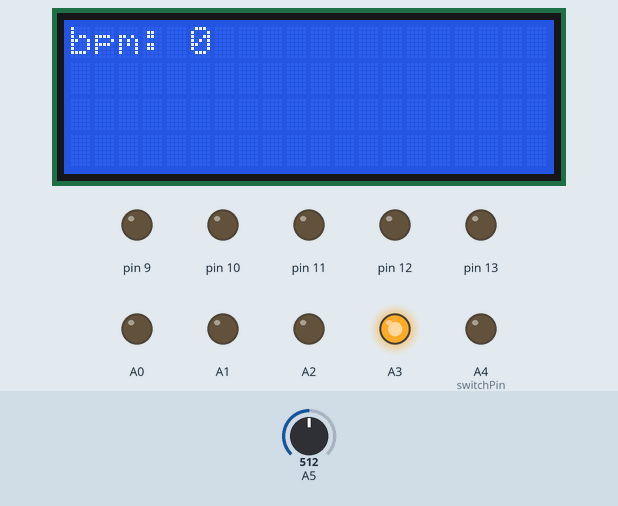
A sketch run on a simulated Arduino Uno, built with avr-gcc and run on an emulated ATmega328P. Shown: 20×4 character LCD, output pins drawn as LEDs (lit = HIGH). Dashed ring = blinking. Inputs (shaded band) come from the test bench; at power-on: A5 = 512. What the sketch prints to the serial monitor is not drawn.

Above: at 0.71 s.
1.3 s: A5 set to 21
At 2.2 s:
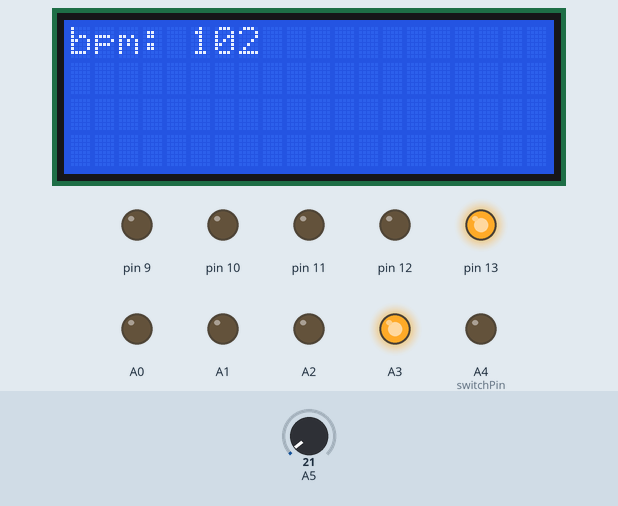
6.1 s: A5 set to 306
At 10.68 s:
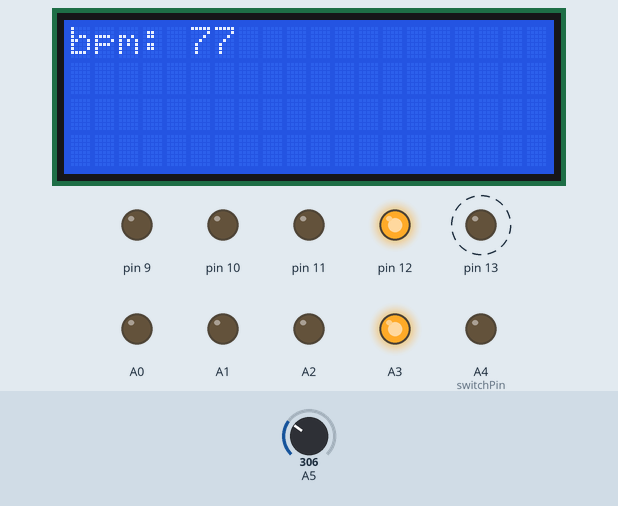
10.9 s: A5 set to 900
At 11.57 s:
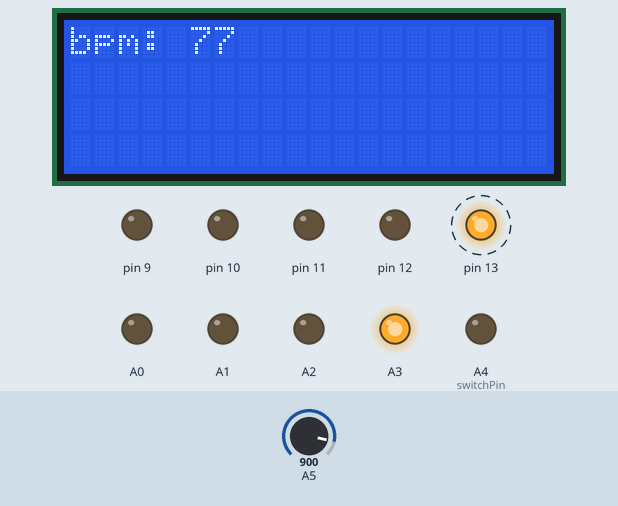
Timing chart, 0 to 19.7 s (numbered marks = the images above; inputs shaded):
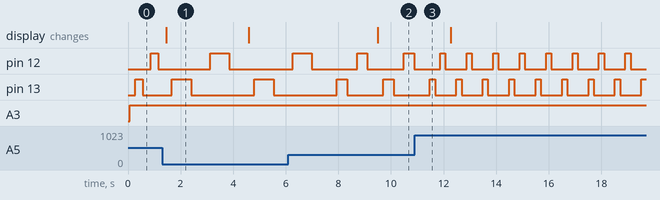

The sketch:

hazar_unal_proje.ino
```cpp
#include<LiquidCrystal.h>
LiquidCrystal lcd(8,7,6,5,4,2);

int switchPin =A4;
int val = 0;
int counter = 0;
int currentState = 0;
int previousState = 0;
int bpm;
void setup() {
  lcd.begin(20,4);
pinMode(switchPin, OUTPUT);
Serial.begin(9600);
pinMode(13,OUTPUT);
pinMode(12,OUTPUT);
pinMode(11,OUTPUT);
pinMode(10,OUTPUT);
pinMode(9,OUTPUT);
pinMode(A0,OUTPUT);
pinMode(A1,OUTPUT);
pinMode(A2,OUTPUT);
pinMode(A3,OUTPUT);

}

void loop() {
  digitalWrite(A3,HIGH);
  lcd.clear();
  lcd.print("bpm: ");
  lcd.print(bpm);

  delay(100);
int a=8;
val = digitalRead(switchPin);

if (val){
counter += 1;
}

delay(10);
Serial.println(counter);
delay(100);
int sensorValue=analogRead(A5);
if (sensorValue<=2*a){bpm=40;}
else if (sensorValue>2*a && sensorValue<=3*a){bpm=41;}
else if (sensorValue>3*a && sensorValue<=4*a){bpm=42;}
else if (sensorValue>4*a && sensorValue<=5*a){bpm=43;}
else if (sensorValue>5*a && sensorValue<=6*a){bpm=44;}
else if (sensorValue>6*a && sensorValue<=7*a){bpm=45;}
else if (sensorValue>7*a && sensorValue<=8*a){bpm=46;}
else if (sensorValue>8*a && sensorValue<=9*a){bpm=47;}
else if (sensorValue>9*a && sensorValue<=10*a){bpm=48;}
else if (sensorValue>10*a && sensorValue<11*a){bpm=49;}
else if (sensorValue>11*a && sensorValue<=12*a){bpm=50;}
else if (sensorValue>12*a && sensorValue<=13*a){bpm=51;}
else if (sensorValue>13*a && sensorValue<=14*a){bpm=52;}
else if (sensorValue>14*a && sensorValue<=15*a){bpm=53;}
else if (sensorValue>15*a && sensorValue<=16*a){bpm=54;}
else if (sensorValue>16*a && sensorValue<=17*a){bpm=55;}
else if (sensorValue>17*a && sensorValue<=18*a){bpm=56;}
else if (sensorValue>18*a && sensorValue<=19*a){bpm=57;}
else if (sensorValue>19*a && sensorValue<=20*a){bpm=58;}
else if (sensorValue>20*a && sensorValue<=21*a){bpm=59;}
else if (sensorValue>21*a && sensorValue<=22*a){bpm=60;}
else if (sensorValue>22*a && sensorValue<=23*a){bpm=61;}
else if (sensorValue>23*a && sensorValue<=24*a){bpm=62;}
else if (sensorValue>24*a && sensorValue<=25*a){bpm=63;}
else if (sensorValue>25*a && sensorValue<=26*a){bpm=64;}
else if (sensorValue>26*a && sensorValue<=27*a){bpm=65;}
else if (sensorValue>27*a && sensorValue<=28*a){bpm=66;}
else if (sensorValue>28*a && sensorValue<=29*a){bpm=67;}
else if (sensorValue>29*a && sensorValue<=30*a){bpm=68;}
else if (sensorValue>30*a && sensorValue<=31*a){bpm=69;}
else if (sensorValue>31*a && sensorValue<=32*a){bpm=70;}
else if (sensorValue>32*a && sensorValue<=33*a){bpm=71;}
else if (sensorValue>33*a && sensorValue<=34*a){bpm=72;}
else if (sensorValue>34*a && sensorValue<=35*a){bpm=73;}
else if (sensorValue>35*a && sensorValue<=36*a){bpm=74;}
else if (sensorValue>36*a && sensorValue<=37*a){bpm=75;}
else if (sensorValue>37*a && sensorValue<=38*a){bpm=76;}
else if (sensorValue>38*a && sensorValue<=39*a){bpm=77;}
else if (sensorValue>39*a && sensorValue<=40*a){bpm=78;}
else if (sensorValue>40*a && sensorValue<=41*a){bpm=79;}
else if (sensorValue>41*a && sensorValue<=42*a){bpm=80;}
else if (sensorValue>42*a && sensorValue<=43*a){bpm=81;}
else if (sensorValue>43*a && sensorValue<=44*a){bpm=82;}
else if (sensorValue>44*a && sensorValue<=45*a){bpm=83;}
else if (sensorValue>45*a && sensorValue<=46*a){bpm=84;}
else if (sensorValue>46*a && sensorValue<=47*a){bpm=85;}
else if (sensorValue>47*a && sensorValue<=48*a){bpm=86;}
else if (sensorValue>48*a && sensorValue<=49*a){bpm=87;}
else if (sensorValue>49*a && sensorValue<=50*a){bpm=88;}
else if (sensorValue>50*a && sensorValue<=51*a){bpm=89;}
else if (sensorValue>51*a && sensorValue<=52*a){bpm=90;}
else if (sensorValue>52*a && sensorValue<=53*a){bpm=91;}
else if (sensorValue>53*a && sensorValue<=54*a){bpm=92;}
else if (sensorValue>54*a && sensorValue<=55*a){bpm=93;}
else if (sensorValue>55*a && sensorValue<=56*a){bpm=94;}
else if (sensorValue>56*a && sensorValue<=57*a){bpm=95;}
else if (sensorValue>57*a && sensorValue<=58*a){bpm=96;}
else if (sensorValue>58*a && sensorValue<=59*a){bpm=97;}
else if (sensorValue>59*a && sensorValue<=60*a){bpm=98;}
else if (sensorValue>60*a && sensorValue<=61*a){bpm=99;}
else if (sensorValue>61*a && sensorValue<=62*a){bpm=100;}
else if (sensorValue>62*a && sensorValue<=63*a){bpm=101;}
else if (sensorValue>63*a && sensorValue<=64*a){bpm=102;}
else if (sensorValue>64*a && sensorValue<=65*a){bpm=103;}
else if (sensorValue>65*a && sensorValue<=66*a){bpm=104;}
else if (sensorValue>66*a && sensorValue<=67*a){bpm=105;}
else if (sensorValue>67*a && sensorValue<=68*a){bpm=106;}
else if (sensorValue>68*a && sensorValue<=69*a){bpm=107;}
else if (sensorValue>69*a && sensorValue<=70*a){bpm=108;}
else if (sensorValue>70*a && sensorValue<=71*a){bpm=109;}
else if (sensorValue>71*a && sensorValue<=72*a){bpm=110;}
else if (sensorValue>72*a && sensorValue<=73*a){bpm=111;}
else if (sensorValue>73*a && sensorValue<=74*a){bpm=112;}
else if (sensorValue>74*a && sensorValue<=75*a){bpm=113;}
else if (sensorValue>75*a && sensorValue<=76*a){bpm=114;}
else if (sensorValue>76*a && sensorValue<=77*a){bpm=115;}
else if (sensorValue>77*a && sensorValue<=78*a){bpm=116;}
else if (sensorValue>78*a && sensorValue<=79*a){bpm=117;}
else if (sensorValue>79*a && sensorValue<=80*a){bpm=118;}
else if (sensorValue>80*a && sensorValue<=81*a){bpm=119;}
else if (sensorValue>81*a && sensorValue<=82*a){bpm=120;}
else if (sensorValue>82*a && sensorValue<=83*a){bpm=121;}
else if (sensorValue>83*a && sensorValue<=84*a){bpm=122;}
else if (sensorValue>84*a && sensorValue<=85*a){bpm=123;}
else if (sensorValue>85*a && sensorValue<=86*a){bpm=124;}
else if (sensorValue>86*a && sensorValue<=87*a){bpm=125;}
else if (sensorValue>87*a && sensorValue<=88*a){bpm=126;}
else if (sensorValue>88*a && sensorValue<=89*a){bpm=127;}
else if (sensorValue>90*a && sensorValue<=91*a){bpm=128;}
else if (sensorValue>91*a && sensorValue<=92*a){bpm=129;}
else if (sensorValue>92*a && sensorValue<=93*a){bpm=130;}
else if (sensorValue>93*a && sensorValue<=94*a){bpm=131;}
else if (sensorValue>94*a && sensorValue<=95*a){bpm=132;}
else if (sensorValue>95*a && sensorValue<=96*a){bpm=133;}
else if (sensorValue>96*a && sensorValue<=97*a){bpm=134;}
else if (sensorValue>97*a && sensorValue<=98*a){bpm=135;}
else if (sensorValue>98*a && sensorValue<=99*a){bpm=137;}
else if (sensorValue>99*a && sensorValue<=100*a){bpm=138;}
else if (sensorValue>100*a && sensorValue<=101*a){bpm=139;}
else if (sensorValue>101*a && sensorValue<=102*a){bpm=140;}
else if (sensorValue>102*a && sensorValue<=103*a){bpm=141;}
else if (sensorValue>103*a && sensorValue<=104*a){bpm=142;}
else if (sensorValue>104*a && sensorValue<=105*a){bpm=143;}
else if (sensorValue>105*a && sensorValue<=106*a){bpm=144;}
else if (sensorValue>106*a && sensorValue<=107*a){bpm=145;}
else if (sensorValue>107*a && sensorValue<=108*a){bpm=146;}
else if (sensorValue>108*a && sensorValue<=109*a){bpm=147;}
else if (sensorValue>109*a && sensorValue<=110*a){bpm=148;}
else if (sensorValue>110*a && sensorValue<=111*a){bpm=149;}
else if (sensorValue>111*a && sensorValue<=112*a){bpm=150;}
else if (sensorValue>112*a && sensorValue<=113*a){bpm=151;}
else if (sensorValue>113*a && sensorValue<=114*a){bpm=152;}
else if (sensorValue>114*a && sensorValue<=115*a){bpm=153;}
else if (sensorValue>115*a && sensorValue<=116*a){bpm=154;}
else if (sensorValue>116*a && sensorValue<=117*a){bpm=155;}
else if (sensorValue>117*a && sensorValue<=118*a){bpm=156;}
else if (sensorValue>118*a && sensorValue<=119*a){bpm=157;}
else if (sensorValue>119*a && sensorValue<=120*a){bpm=158;}
else if (sensorValue>120*a && sensorValue<=121*a){bpm=159;}
else if (sensorValue>121*a && sensorValue<=122*a){bpm=160;}
else if (sensorValue>122*a && sensorValue<=123*a){bpm=161;}
else if (sensorValue>123*a && sensorValue<=124*a){bpm=162;}
else if (sensorValue>124*a && sensorValue<=125*a){bpm=163;}
else if (sensorValue>125*a && sensorValue<=126*a){bpm=164;}
else if (sensorValue>126*a && sensorValue<=127*a){bpm=165;}
else if (sensorValue>127*a && sensorValue<=128*a){bpm=166;}
counter=counter%7;
//digitalWrite(13,HIGH);delay(sensorValue/60);digitalWrite(13,LOW);delay(sensorValue/60);
//digitalWrite(12,HIGH);delay(sensorValue/60);digitalWrite(12,LOW);delay(sensorValue/60);
//digitalWrite(11,HIGH);delay(sensorValue/60);digitalWrite(11,LOW);delay(sensorValue/60);
//digitalWrite(10,HIGH);delay(sensorValue/60);digitalWrite(10,LOW);delay(sensorValue/60);
//digitalWrite(9,HIGH);delay(sensorValue/60);digitalWrite(9,LOW);delay(sensorValue/60);
//digitalWrite(A0,HIGH);delay(sensorValue/60);digitalWrite(A0,LOW);delay(sensorValue/60);
//digitalWrite(A1,HIGH);delay(sensorValue/60);digitalWrite(A1,LOW);delay(sensorValue/60);
//digitalWrite(A2,HIGH);delay(sensorValue/60);digitalWrite(A2,LOW);delay(sensorValue/60);
if(counter==0){
digitalWrite(13,HIGH);delay(30000/bpm);digitalWrite(13,LOW);delay(30000/bpm);
digitalWrite(12,HIGH);delay(30000/bpm);digitalWrite(12,LOW);delay(30000/bpm);
}
else if(counter==1){
digitalWrite(13,HIGH);delay(30000/bpm);digitalWrite(13,LOW);delay(30000/bpm);
digitalWrite(12,HIGH);delay(30000/bpm);digitalWrite(12,LOW);delay(30000/bpm);
digitalWrite(11,HIGH);delay(30000/bpm);digitalWrite(11,LOW);delay(30000/bpm);
}
else if(counter==2){
digitalWrite(13,HIGH);delay(30000/bpm);digitalWrite(13,LOW);delay(30000/bpm);
digitalWrite(12,HIGH);delay(30000/bpm);digitalWrite(12,LOW);delay(30000/bpm);
digitalWrite(11,HIGH);delay(30000/bpm);digitalWrite(11,LOW);delay(30000/bpm);
digitalWrite(10,HIGH);delay(30000/bpm);digitalWrite(10,LOW);delay(30000/bpm);
}
else if(counter==3){
digitalWrite(13,HIGH);delay(30000/bpm);digitalWrite(13,LOW);delay(30000/bpm);
digitalWrite(12,HIGH);delay(30000/bpm);digitalWrite(12,LOW);delay(30000/bpm);
digitalWrite(11,HIGH);delay(30000/bpm);digitalWrite(11,LOW);delay(30000/bpm);
digitalWrite(10,HIGH);delay(30000/bpm);digitalWrite(10,LOW);delay(30000/bpm);
digitalWrite(9,HIGH);delay(30000/bpm);digitalWrite(9,LOW);delay(30000/bpm);
}
else if(counter==4){
digitalWrite(13,HIGH);delay(30000/bpm);digitalWrite(13,LOW);delay(30000/bpm);
digitalWrite(12,HIGH);delay(30000/bpm);digitalWrite(12,LOW);delay(30000/bpm);
digitalWrite(11,HIGH);delay(30000/bpm);digitalWrite(11,LOW);delay(30000/bpm);
digitalWrite(10,HIGH);delay(30000/bpm);digitalWrite(10,LOW);delay(30000/bpm);
digitalWrite(9,HIGH);delay(30000/bpm);digitalWrite(9,LOW);delay(30000/bpm);
digitalWrite(A0,HIGH);delay(30000/bpm);digitalWrite(A0,LOW);delay(30000/bpm);}
else if  (counter==5){
digitalWrite(13,HIGH);delay(30000/bpm);digitalWrite(13,LOW);delay(30000/bpm);
digitalWrite(12,HIGH);delay(30000/bpm);digitalWrite(12,LOW);delay(30000/bpm);
digitalWrite(11,HIGH);delay(30000/bpm);digitalWrite(11,LOW);delay(30000/bpm);
digitalWrite(10,HIGH);delay(30000/bpm);digitalWrite(10,LOW);delay(30000/bpm);
digitalWrite(9,HIGH);delay(30000/bpm);digitalWrite(9,LOW);delay(30000/bpm);
digitalWrite(A0,HIGH);delay(30000/bpm);digitalWrite(A0,LOW);delay(30000/bpm);
digitalWrite(A1,HIGH);delay(30000/bpm);digitalWrite(A1,LOW);delay(30000/bpm);

}
else if (counter==6){
digitalWrite(13,HIGH);delay(30000/bpm);digitalWrite(13,LOW);delay(30000/bpm);
digitalWrite(12,HIGH);delay(30000/bpm);digitalWrite(12,LOW);delay(30000/bpm);
digitalWrite(11,HIGH);delay(30000/bpm);digitalWrite(11,LOW);delay(30000/bpm);
digitalWrite(10,HIGH);delay(30000/bpm);digitalWrite(10,LOW);delay(30000/bpm);
digitalWrite(9,HIGH);delay(30000/bpm);digitalWrite(9,LOW);delay(30000/bpm);
digitalWrite(A0,HIGH);delay(30000/bpm);digitalWrite(A0,LOW);delay(30000/bpm);
digitalWrite(A1,HIGH);delay(30000/bpm);digitalWrite(A1,LOW);delay(30000/bpm);
digitalWrite(A2,HIGH);delay(30000/bpm);digitalWrite(A2,LOW);delay(30000/bpm);
digitalWrite(5,HIGH);delay(30000/bpm);digitalWrite(5,LOW);delay(30000/bpm);
}


}
```

Measured:
- after the input at 1.3 s, pin 13: HIGH → LOW after 1.1 s, → HIGH 2.4 s later, → LOW 0.73 s later
- after the input at 6.1 s, the display: changes after 3.4 s (image 2)
- after the input at 10.9 s, pin 12: alternates HIGH for 0.20 s and LOW for 0.81 s, starting after 0.98 s; pin 13: alternates HIGH for 0.20 s and LOW for 0.81 s, starting after 0.78 s
- what the display in image 1 shows lasts 3.1 s, from 1.5 s to 4.6 s
